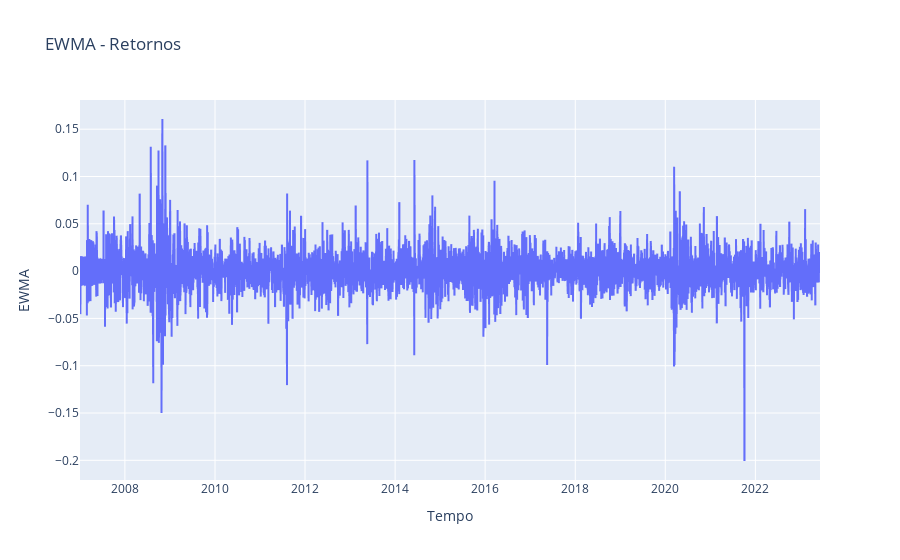

Write notebook code for a chart like this one.
### Code cell
fig = px.line(returns, x=returns.index,
                y='Close', title='EWMA - Retornos')
fig.update_xaxes(title_text='Tempo')
fig.update_yaxes(title_text='EWMA')
fig.show()

### Figure 1 — Plotly figure (JSON) as saved in the notebook; plotly's stock layout.template omitted (floating-point values rounded to 4 significant figures; data arrays with more than 128 entries replaced by an {"elided": "..."} marker saying what was removed)
{"data": [{"hovertemplate": "Date=%{x}<br>Close=%{y}<extra></extra>", "legendgroup": "", "line": {"color": "#636efa", "dash": "solid"}, "marker": {"symbol": "circle"}, "mode": "lines", "name": "", "showlegend": false, "type": "scattergl", "x": {"elided": "4076 str values"}, "xaxis": "x", "y": {"elided": "4076 float values"}, "yaxis": "y"}], "layout": {"legend": {"tracegroupgap": 0}, "title": {"text": "EWMA - Retornos"}, "xaxis": {"anchor": "y", "domain": [0, 1], "title": {"text": "Tempo"}}, "yaxis": {"anchor": "x", "domain": [0, 1], "title": {"text": "EWMA"}}}}
